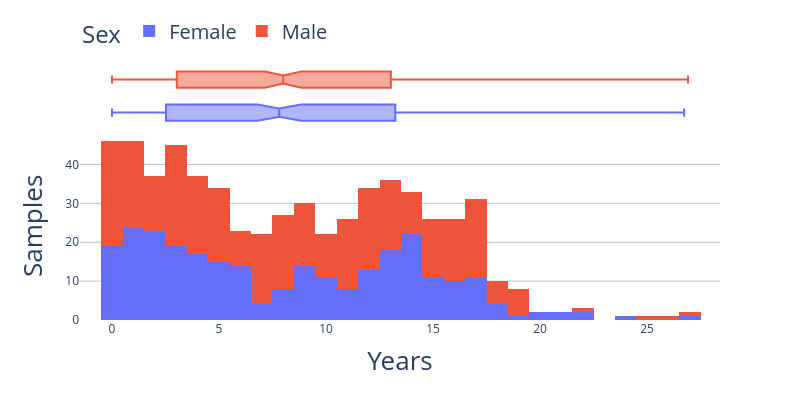

Here is the notebook cell this chart was saved with:
### Code cell
df = px.data.tips()
fig = px.histogram(KZM_age, x="Years", color="Sex", marginal="box",
                   hover_data=KZM_age.columns, width=800, height=400)
fig.update_yaxes(title= 'Samples', row=1, title_font=dict(size=26))
fig.update_xaxes(title= 'Years', row=1, title_font=dict(size=26))
fig.update_layout(legend=dict(x=0, y=1.2, font=dict(size= 20)), legend_orientation="h", yaxis_gridcolor='rgba(189, 195, 199, 1)')
fig.update_layout({'plot_bgcolor': 'rgba(0, 0, 0, 0)', 'paper_bgcolor': 'rgba(0, 0, 0, 0)'})
fig.show()
#fig.write_image(os.path.join(fig_out, "ExFig_1a_f.svg"))
#fig.savefig(os.path.join(fig_out, "ExFig_1a_f.svg"), format='svg', bbox_inches='tight', transparent=True)

### Figure 1 — Plotly figure (JSON) as saved in the notebook; plotly's stock layout.template omitted (floating-point values rounded to 4 significant figures; data arrays with more than 128 entries replaced by an {"elided": "..."} marker saying what was removed)
{"data": [{"alignmentgroup": "True", "bingroup": "x", "hovertemplate": "Sex=Female<br>Years=%{x}<br>count=%{y}<extra></extra>", "legendgroup": "Female", "marker": {"color": "#636efa", "pattern": {"shape": ""}}, "name": "Female", "offsetgroup": "Female", "orientation": "v", "showlegend": true, "type": "histogram", "x": {"elided": "274 float values"}, "xaxis": "x", "yaxis": "y"}, {"alignmentgroup": "True", "customdata": {"elided": "274x1 str values"}, "hovertemplate": "Sex=%{customdata[0]}<br>Years=%{x}<extra></extra>", "legendgroup": "Female", "marker": {"color": "#636efa"}, "name": "Female", "notched": true, "offsetgroup": "Female", "showlegend": false, "type": "box", "x": {"elided": "274 float values"}, "xaxis": "x2", "yaxis": "y2"}, {"alignmentgroup": "True", "bingroup": "x", "hovertemplate": "Sex=Male<br>Years=%{x}<br>count=%{y}<extra></extra>", "legendgroup": "Male", "marker": {"color": "#EF553B", "pattern": {"shape": ""}}, "name": "Male", "offsetgroup": "Male", "orientation": "v", "showlegend": true, "type": "histogram", "x": {"elided": "337 float values"}, "xaxis": "x", "yaxis": "y"}, {"alignmentgroup": "True", "customdata": {"elided": "337x1 str values"}, "hovertemplate": "Sex=%{customdata[0]}<br>Years=%{x}<extra></extra>", "legendgroup": "Male", "marker": {"color": "#EF553B"}, "name": "Male", "notched": true, "offsetgroup": "Male", "showlegend": false, "type": "box", "x": {"elided": "337 float values"}, "xaxis": "x2", "yaxis": "y2"}], "layout": {"barmode": "relative", "height": 400, "legend": {"font": {"size": 20}, "orientation": "h", "title": {"text": "Sex"}, "tracegroupgap": 0, "x": 0, "y": 1.2}, "margin": {"t": 60}, "paper_bgcolor": "rgba(0, 0, 0, 0)", "plot_bgcolor": "rgba(0, 0, 0, 0)", "width": 800, "xaxis": {"anchor": "y", "domain": [0, 1], "title": {"font": {"size": 26}, "text": "Years"}}, "xaxis2": {"anchor": "y2", "domain": [0, 1], "matches": "x", "showgrid": true, "showticklabels": false}, "yaxis": {"anchor": "x", "domain": [0, 0.7326], "gridcolor": "rgba(189, 195, 199, 1)", "title": {"font": {"size": 26}, "text": "Samples"}}, "yaxis2": {"anchor": "x2", "domain": [0.7426, 1], "matches": "y2", "showgrid": false, "showline": false, "showticklabels": false, "ticks": ""}}}
